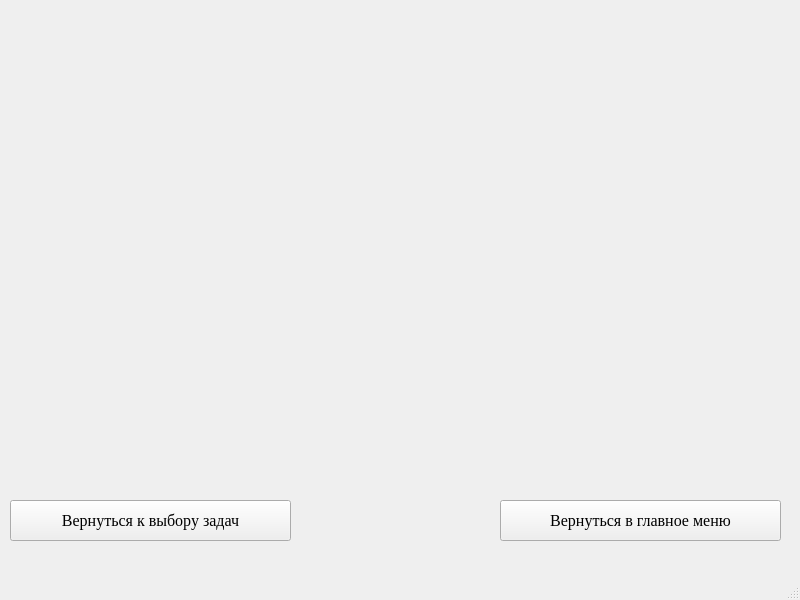
<?xml version="1.0" encoding="UTF-8"?>
<ui version="4.0">
 <class>decision</class>
 <widget class="QMainWindow" name="decision">
  <property name="geometry">
   <rect>
    <x>0</x>
    <y>0</y>
    <width>800</width>
    <height>600</height>
   </rect>
  </property>
  <property name="font">
   <font>
    <family>Times New Roman</family>
    <pointsize>12</pointsize>
   </font>
  </property>
  <property name="windowTitle">
   <string>MainWindow</string>
  </property>
  <widget class="QWidget" name="centralwidget">
   <widget class="QLabel" name="label">
    <property name="geometry">
     <rect>
      <x>10</x>
      <y>10</y>
      <width>781</width>
      <height>481</height>
     </rect>
    </property>
    <property name="text">
     <string/>
    </property>
   </widget>
   <widget class="QPushButton" name="pushButton">
    <property name="geometry">
     <rect>
      <x>10</x>
      <y>500</y>
      <width>281</width>
      <height>41</height>
     </rect>
    </property>
    <property name="text">
     <string>Вернуться к выбору задач</string>
    </property>
   </widget>
   <widget class="QPushButton" name="pushButton_2">
    <property name="geometry">
     <rect>
      <x>500</x>
      <y>500</y>
      <width>281</width>
      <height>41</height>
     </rect>
    </property>
    <property name="text">
     <string>Вернуться в главное меню</string>
    </property>
   </widget>
  </widget>
  <widget class="QMenuBar" name="menubar">
   <property name="geometry">
    <rect>
     <x>0</x>
     <y>0</y>
     <width>800</width>
     <height>25</height>
    </rect>
   </property>
  </widget>
  <widget class="QStatusBar" name="statusbar"/>
 </widget>
 <resources/>
 <connections/>
</ui>
